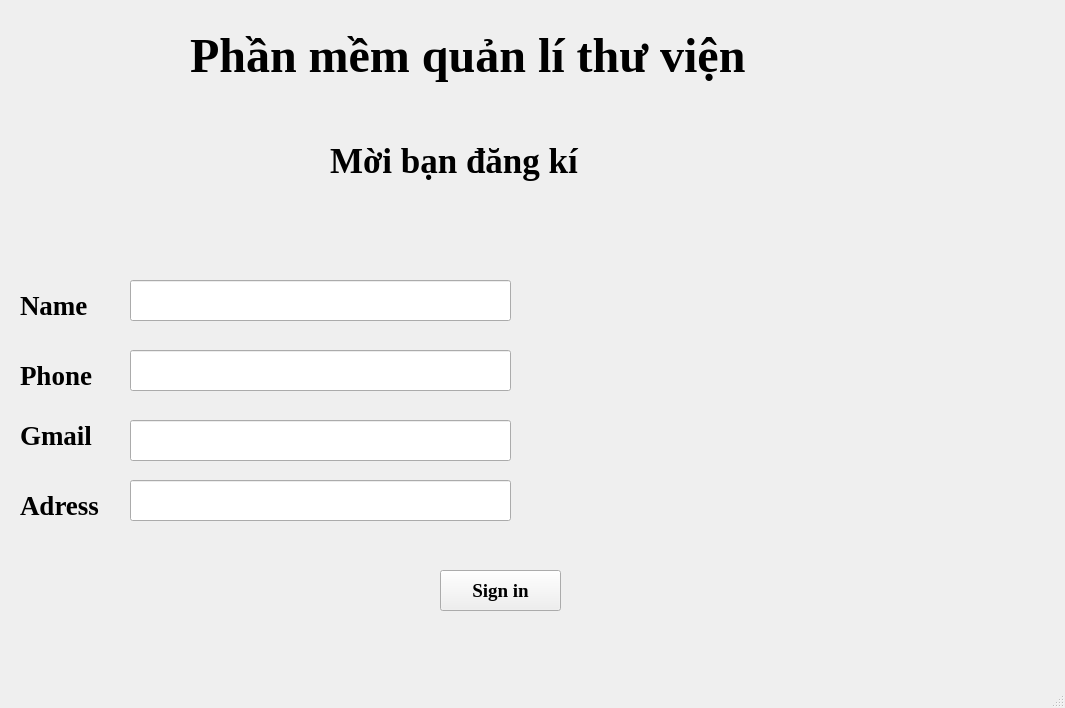
<?xml version="1.0" encoding="UTF-8"?>
<ui version="4.0">
 <class>MainWindow</class>
 <widget class="QMainWindow" name="MainWindow">
  <property name="geometry">
   <rect>
    <x>0</x>
    <y>0</y>
    <width>1065</width>
    <height>708</height>
   </rect>
  </property>
  <property name="mouseTracking">
   <bool>false</bool>
  </property>
  <property name="windowTitle">
   <string>MainWindow</string>
  </property>
  <widget class="QWidget" name="centralwidget">
   <widget class="QLabel" name="label">
    <property name="geometry">
     <rect>
      <x>190</x>
      <y>20</y>
      <width>861</width>
      <height>71</height>
     </rect>
    </property>
    <property name="font">
     <font>
      <family>Times New Roman</family>
      <pointsize>36</pointsize>
      <weight>75</weight>
      <bold>true</bold>
     </font>
    </property>
    <property name="text">
     <string>Phần mềm quản lí thư viện</string>
    </property>
   </widget>
   <widget class="QLabel" name="label_2">
    <property name="geometry">
     <rect>
      <x>330</x>
      <y>130</y>
      <width>381</width>
      <height>61</height>
     </rect>
    </property>
    <property name="font">
     <font>
      <family>Times New Roman</family>
      <pointsize>26</pointsize>
      <weight>75</weight>
      <bold>true</bold>
     </font>
    </property>
    <property name="text">
     <string>Mời bạn đăng kí</string>
    </property>
   </widget>
   <widget class="QPushButton" name="SignButton">
    <property name="geometry">
     <rect>
      <x>440</x>
      <y>570</y>
      <width>121</width>
      <height>41</height>
     </rect>
    </property>
    <property name="font">
     <font>
      <family>Times New Roman</family>
      <pointsize>14</pointsize>
      <weight>75</weight>
      <bold>true</bold>
     </font>
    </property>
    <property name="text">
     <string>Sign in</string>
    </property>
   </widget>
   <widget class="QLabel" name="label_5">
    <property name="geometry">
     <rect>
      <x>20</x>
      <y>290</y>
      <width>91</width>
      <height>31</height>
     </rect>
    </property>
    <property name="font">
     <font>
      <family>Times New Roman</family>
      <pointsize>20</pointsize>
      <weight>75</weight>
      <bold>true</bold>
     </font>
    </property>
    <property name="text">
     <string>Name</string>
    </property>
   </widget>
   <widget class="QLabel" name="label_6">
    <property name="geometry">
     <rect>
      <x>20</x>
      <y>360</y>
      <width>91</width>
      <height>31</height>
     </rect>
    </property>
    <property name="font">
     <font>
      <family>Times New Roman</family>
      <pointsize>20</pointsize>
      <weight>75</weight>
      <bold>true</bold>
     </font>
    </property>
    <property name="text">
     <string>Phone</string>
    </property>
   </widget>
   <widget class="QLabel" name="label_7">
    <property name="geometry">
     <rect>
      <x>20</x>
      <y>420</y>
      <width>91</width>
      <height>31</height>
     </rect>
    </property>
    <property name="font">
     <font>
      <family>Times New Roman</family>
      <pointsize>20</pointsize>
      <weight>75</weight>
      <bold>true</bold>
     </font>
    </property>
    <property name="text">
     <string>Gmail</string>
    </property>
   </widget>
   <widget class="QLabel" name="label_8">
    <property name="geometry">
     <rect>
      <x>20</x>
      <y>490</y>
      <width>111</width>
      <height>31</height>
     </rect>
    </property>
    <property name="font">
     <font>
      <family>Times New Roman</family>
      <pointsize>20</pointsize>
      <weight>75</weight>
      <bold>true</bold>
     </font>
    </property>
    <property name="text">
     <string>Adress</string>
    </property>
   </widget>
   <widget class="QLineEdit" name="inputName">
    <property name="geometry">
     <rect>
      <x>130</x>
      <y>280</y>
      <width>381</width>
      <height>41</height>
     </rect>
    </property>
    <property name="inputMask">
     <string/>
    </property>
   </widget>
   <widget class="QLineEdit" name="inputPhone">
    <property name="geometry">
     <rect>
      <x>130</x>
      <y>350</y>
      <width>381</width>
      <height>41</height>
     </rect>
    </property>
    <property name="inputMask">
     <string/>
    </property>
   </widget>
   <widget class="QLineEdit" name="inputGmail">
    <property name="geometry">
     <rect>
      <x>130</x>
      <y>420</y>
      <width>381</width>
      <height>41</height>
     </rect>
    </property>
    <property name="inputMask">
     <string/>
    </property>
   </widget>
   <widget class="QLineEdit" name="inputAdress">
    <property name="geometry">
     <rect>
      <x>130</x>
      <y>480</y>
      <width>381</width>
      <height>41</height>
     </rect>
    </property>
    <property name="inputMask">
     <string/>
    </property>
   </widget>
  </widget>
  <widget class="QMenuBar" name="menubar">
   <property name="geometry">
    <rect>
     <x>0</x>
     <y>0</y>
     <width>1065</width>
     <height>26</height>
    </rect>
   </property>
  </widget>
  <widget class="QStatusBar" name="statusbar"/>
 </widget>
 <resources/>
 <connections/>
</ui>
